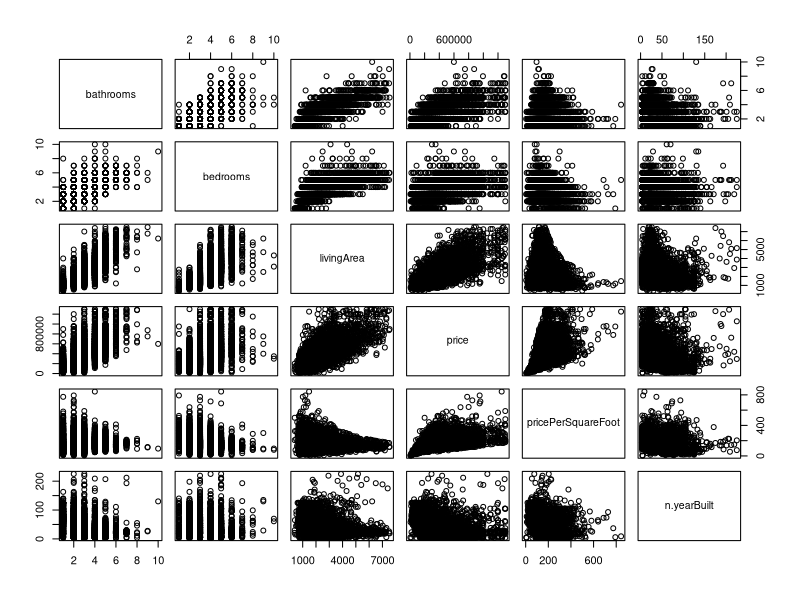
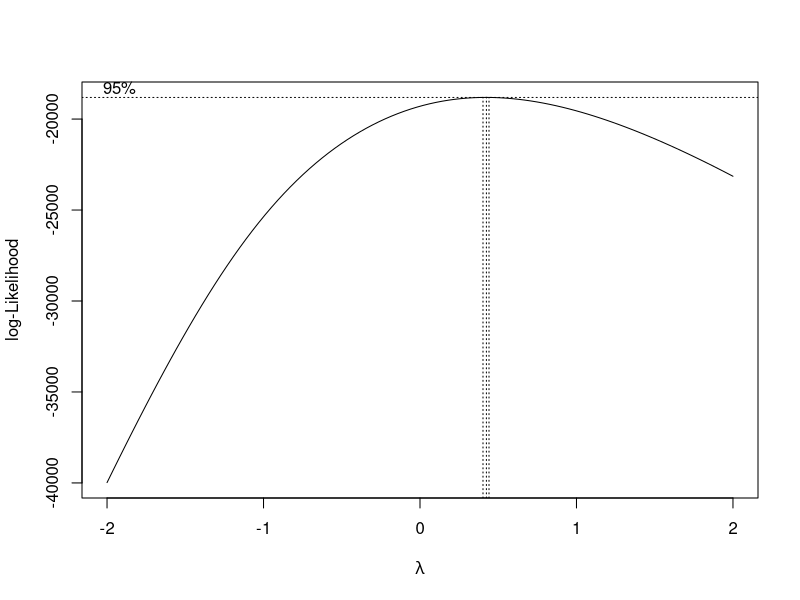
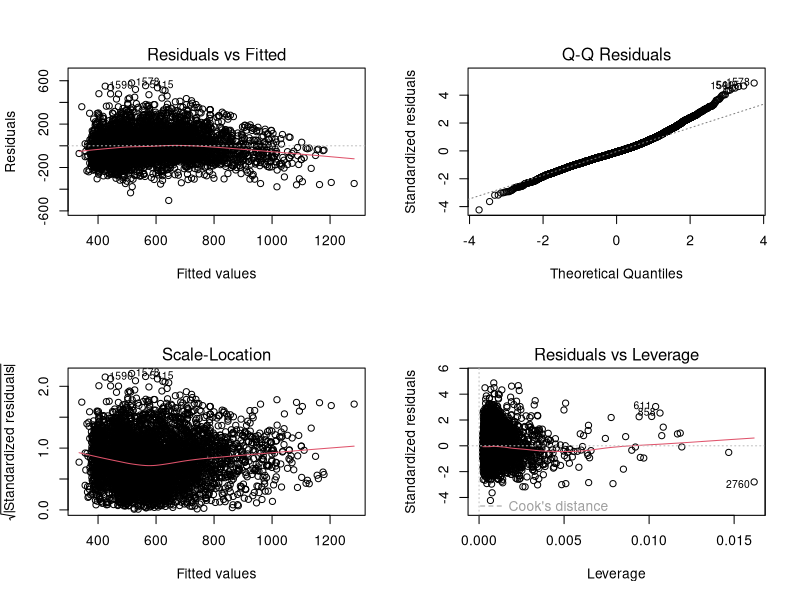

Here is the R script that generated these plots, in order: (Note: this script raises an error after producing the figures.)
## ---- chunk 1
# Clear plots
if(!is.null(dev.list())) dev.off()

# Clean workspace
rm(list=ls())

library(car)
library(FactoMineR)
library(lmtest)
library(effects)
library(AER)
library(MASS)
## ---- chunk 2
df <- read.csv("House_Clean2.csv", header = TRUE)

df[sapply(df, is.character)] <- lapply(df[sapply(df, is.character)], as.factor)

# Converting binary columns (only 0 or 1) to factor
df[sapply(df, function(x) all(na.omit(unique(x)) %in% c(0, 1)))] <- 
  lapply(df[sapply(df, function(x) all(na.omit(unique(x)) %in% c(0, 1)))], as.factor)

summary(df)
## ---- chunk 3
num_vars <- names(df)[sapply(df, is.numeric)]
cor(df[,num_vars]) 
plot(df[,num_vars])
## ---- chunk 4
head(df)
m0 <- lm(price ~bedrooms+bathrooms+livingArea+n.yearBuilt, data=df)
summary(m0)
vif(m0)

m0_f <- lm(price ~bedrooms+bathrooms+livingArea+f.yearBuilt, data=df)
summary(m0_f)
vif(m0_f)
# both models have similar AIC and R^2, so we keep the factor yearsBuilt

## ---- chunk 5
boxcox(price ~bedrooms+bathrooms+livingArea+n.yearBuilt, data=df) #we see that sqrt is the suitable tranformation
boxTidwell(sqrt(price) ~ bedrooms+bathrooms+livingArea+n.yearBuilt, data=df) #we put sqrt to livingArea

m1 <- lm(sqrt(price) ~bedrooms+bathrooms+livingArea+n.yearBuilt, data=df)
summary(m1)
vif(m1)
step(m1)
AIC(m1)
par(mfrow=c(2,2))
plot(m1,id=list(n=Inf,labels=row.names(df)))
par(mfrow=c(1,1))

#we remove n.yearBuilt -> higher AIC
m2 <- lm(sqrt(price) ~ bedrooms+bathrooms+livingArea, data=df)
summary(m2)
vif(m2)
anova(m2,m1)
step(m2)
AIC(m2)

#we use the sqrt to livingArea transformation
m3_n <- lm(sqrt(price) ~bedrooms+bathrooms+sqrt(livingArea)+n.yearBuilt, data=df)
summary(m3_n)
vif(m3_n)
anova(m3_n,m1)
step(m3_n)
AIC(m3_n)

#we try to use the factor version of yearBuilt and it yields better results, so we keep this model
m3 <- lm(sqrt(price) ~bedrooms+bathrooms+sqrt(livingArea)+f.yearBuilt, data=df)
summary(m3)
vif(m3)
anova(m3,m1)
step(m3)
AIC(m3)
## ---- chunk 6
marginalModelPlots(m3, id=list(n=0))
residualPlots(m3, id=list(n=0))
avPlots(m3, id=list(n=0))
crPlots(m3, id=list(n=0))
influencePlot(m3, id=list(n=3))
plot(m3)
plot(allEffects(m3))
## ---- chunk 7
# Model with all factors
m_full <- lm(sqrt(price) ~bedrooms+bathrooms+sqrt(livingArea)+f.yearBuilt+levels+garageSpaces+hasGarage+spa+parking+pool+homeType, data=df)
summary(m_full)
Anova(m_full)

# We see that pvalues for hasGarage and spa are lower, we try to exclude them from the model

# Model without hasGarage
m_full2 <- lm(sqrt(price) ~bedrooms+bathrooms+sqrt(livingArea)+f.yearBuilt+levels+garageSpaces+spa+parking+pool+homeType, data=df)
summary(m_full2)
Anova(m_full2)

# Model without hasGarage and spa
m_full3 <- lm(sqrt(price) ~bedrooms+bathrooms+sqrt(livingArea)+f.yearBuilt+levels+garageSpaces+parking+pool+homeType, data=df)
summary(m_full3)
Anova(m_full3)

# Model without spa
m_full4 <- lm(sqrt(price) ~bedrooms+bathrooms+sqrt(livingArea)+f.yearBuilt+levels+garageSpaces+hasGarage+parking+pool+homeType, data=df)
summary(m_full4)
Anova(m_full4)

# AICs are similar, so we keep the simplest model
        #df      AIC
#m_full  20 67250.86
#m_full2 19 67257.26
#m_full3 18 67267.14
#m_full4 19 67260.52

m_step <- step(m_full3, direction = "both", trace = TRUE)
summary(m_step)
AIC(m_step)

marginalModelPlots(m_full3, id=list(n=0))
residualPlots(m_full3, id=list(n=0))
avPlots(m_full3, id=list(n=0))
crPlots(m_full3, id=list(n=0))
influencePlot(m_full3, id=list(n=3))
par(mfrow=c(2,2))
plot(m_full3)
par(mfrow=c(1,1))
## ---- chunk 8
md1 <- lm(sqrt(price)~bathrooms*(f.yearBuilt+levels+garageSpaces+parking+pool+homeType),data=df)
# summary(md1)
step(md1)
# with the step function we conclude that the meaningful interactions with bathroom are
# bathrooms:levels
# bathrooms:garageSpaces
# bathrooms:parking
# bathrooms:homeType

md2 <- lm(sqrt(price)~bedrooms*(f.yearBuilt+levels+garageSpaces+parking+pool+homeType),data=df)
# summary(md2)
step(md2)
# bedrooms:f.yearBuilt
# bedrooms:levels
# bedrooms:garageSpaces
# bedrooms:pool
# bedrooms:homeType

md3 <- lm(sqrt(price)~livingArea*(f.yearBuilt+levels+garageSpaces+parking+pool+homeType),data=df)
# summary(md3)
step(md3)
# livingArea:f.yearBuilt
# livingArea:levels
# livingArea:garageSpaces
# livingArea:parking
# livingArea:homeType

md4 <- lm(sqrt(price)~f.yearBuilt*(levels+garageSpaces+parking+pool+homeType),data=df)
# summary(md4)
step(md4)

#f.yearBuilt:levels
# f.yearBuilt:garageSpaces
# f.yearBuilt:parking 
# f.yearBuilt:pool
# f.yearBuilt:homeType

md5 <- lm(sqrt(price)~levels*(f.yearBuilt+garageSpaces+parking+pool+homeType),data=df)
# summary(md5)
step(md5)
# levels:f.yearBuilt
# levels:garageSpaces
# levels:homeType

md6 <- lm(sqrt(price)~garageSpaces*(f.yearBuilt+levels+parking+pool+homeType),data=df)
# summary(md6)
step(md6)
# garageSpaces:f.yearBuilt
# garageSpaces:levels
# garageSpaces:pool
# garageSpaces:homeType

md7 <- lm(sqrt(price)~parking*(f.yearBuilt+levels+garageSpaces+pool+homeType),data=df)
# summary(md7)
step(md7)
# parking:f.yearBuilt
# parking:homeType

md8 <- lm(sqrt(price)~pool*(f.yearBuilt+levels+garageSpaces+parking+homeType),data=df)
# summary(md8)
step(md8)
# pool:f.yearBuilt
# pool:garageSpaces
# pool:parking
# pool:homeType

md9 <- lm(sqrt(price)~homeType*(f.yearBuilt+levels+garageSpaces+parking+pool),data=df)
# summary(md9)
step(md9)
# homeType:f.yearBuilt
# homeType:levels
# homeType:garageSpaces
# homeType:pool

model <- lm(
  sqrt(price) ~ bedrooms + bathrooms + sqrt(livingArea) + f.yearBuilt +
    levels + garageSpaces + parking + pool + homeType +
    bathrooms:levels +
    bathrooms:garageSpaces +
    bathrooms:parking +
    bathrooms:homeType +
    bedrooms:f.yearBuilt +
    bedrooms:levels +
    bedrooms:garageSpaces +
    bedrooms:pool +
    bedrooms:homeType +
    livingArea:f.yearBuilt +
    livingArea:levels +
    livingArea:garageSpaces +
    livingArea:parking +
    livingArea:homeType +
    f.yearBuilt:levels +
    f.yearBuilt:garageSpaces +
    f.yearBuilt:parking +
    f.yearBuilt:pool +
    f.yearBuilt:homeType +
    levels:garageSpaces +
    levels:homeType +
    garageSpaces:pool +
    garageSpaces:homeType +
    parking:homeType +
    pool:parking +
    pool:homeType,
  data = df
)

#summary(model)
# Anova(model)
## ---- chunk 9

model_reduced <- lm(
  sqrt(price) ~ bedrooms + bathrooms + sqrt(livingArea) + f.yearBuilt +
    levels + garageSpaces + parking + pool + homeType +
    bedrooms:f.yearBuilt +
    bedrooms:homeType +
    f.yearBuilt:livingArea +
    f.yearBuilt:levels +
    f.yearBuilt:garageSpaces +
    f.yearBuilt:parking +
    f.yearBuilt:pool +
    f.yearBuilt:homeType +
    garageSpaces:pool,
  data=df
)

#summary(model_reduced)
## ---- chunk 10
marginalModelPlots(model_reduced, id=list(n=0))
#residualPlots(model_reduced, id=list(n=0))
avPlots(model_reduced, id=list(n=0))
#crPlots(model_reduced, id=list(n=0))
influencePlot(model_reduced, id=list(n=3))
par(mfrow=c(2,2))
plot(model_reduced)
par(mfrow=c(1,1))
## ---- chunk 11
llres<-which(abs(rstudent(model_reduced))>3); llres

llhat<-which(hatvalues(model_reduced)>3*length(coef(model_reduced))/nrow(df));llhat

llcoo<-Boxplot(cooks.distance(model_reduced), id=list(n=10,labels=row.names(df)))
abline(h=3*length(coef(model_reduced))/nrow(df), col ='red')

influencePlot(model_reduced)
df[llres,]
ll<-which(row.names(df) %in% c("611", "1300"));ll

#df<-df[-ll,]
## ---- chunk 12
llres <- which(abs(rstudent(model_reduced)) > 3)
llhat <- which(hatvalues(model_reduced) > 3 * length(coef(model_reduced)) / nrow(df))
common_outliers <- intersect(llres, llhat)
df[common_outliers, ]

df <- df[-common_outliers, ]
